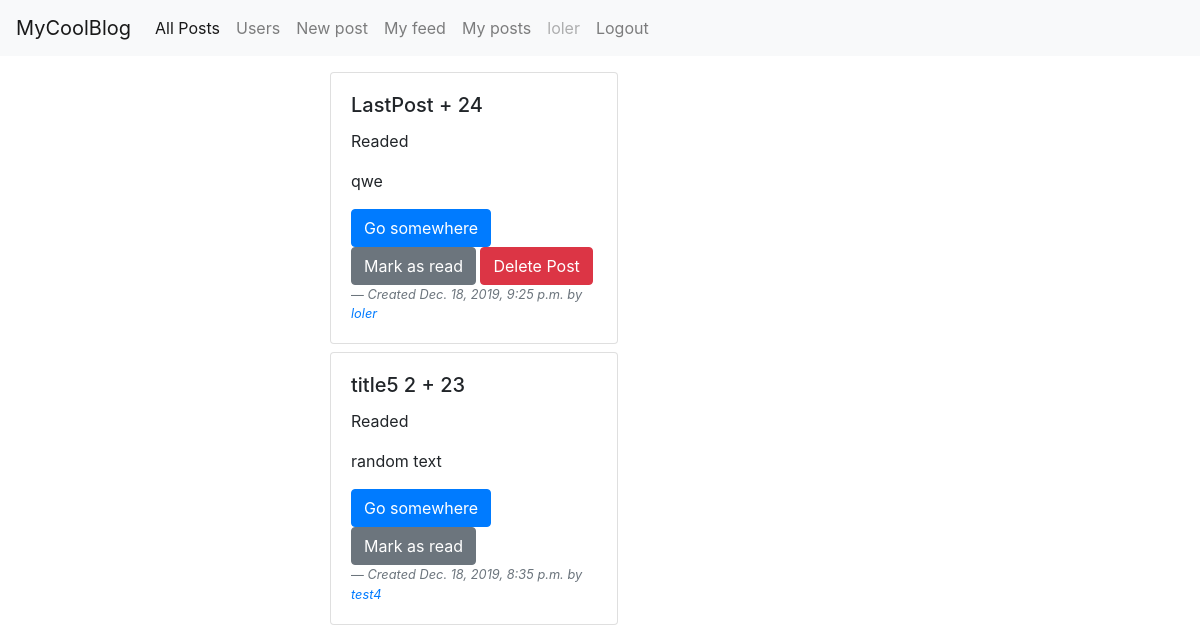
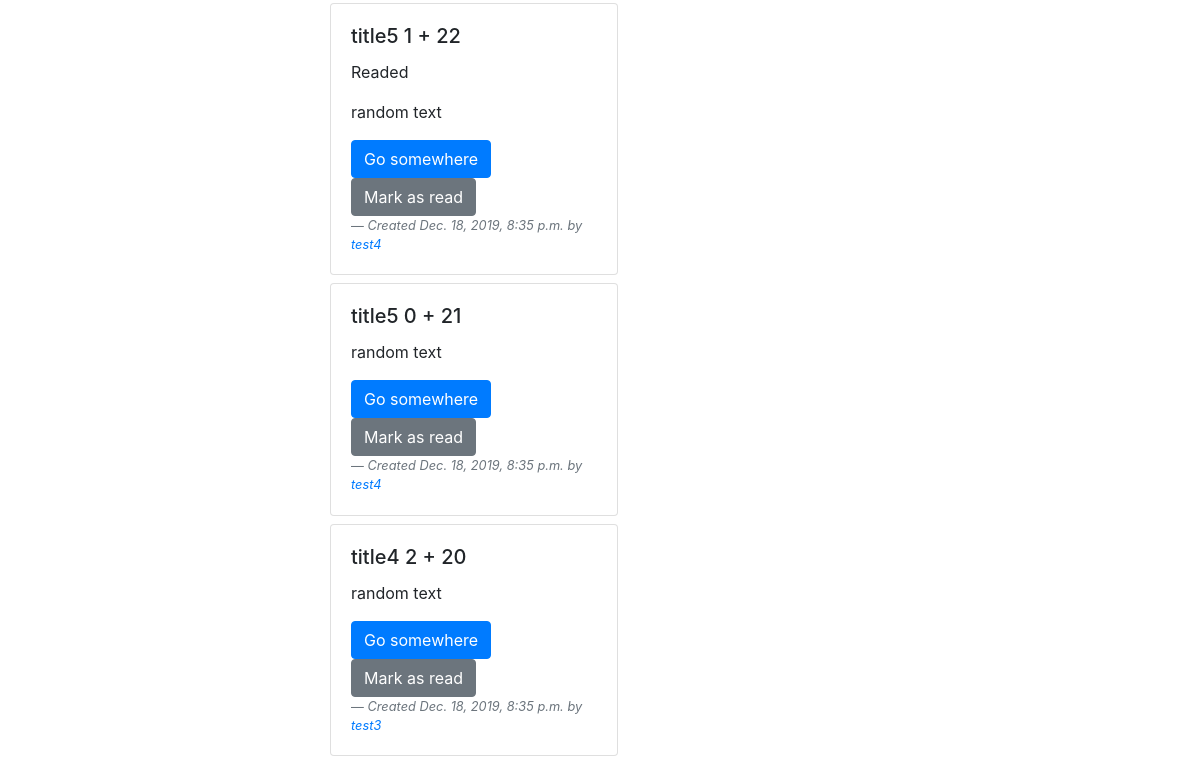
Before: / (signed in, upper part) with the older database file (2 pictures, top to bottom).
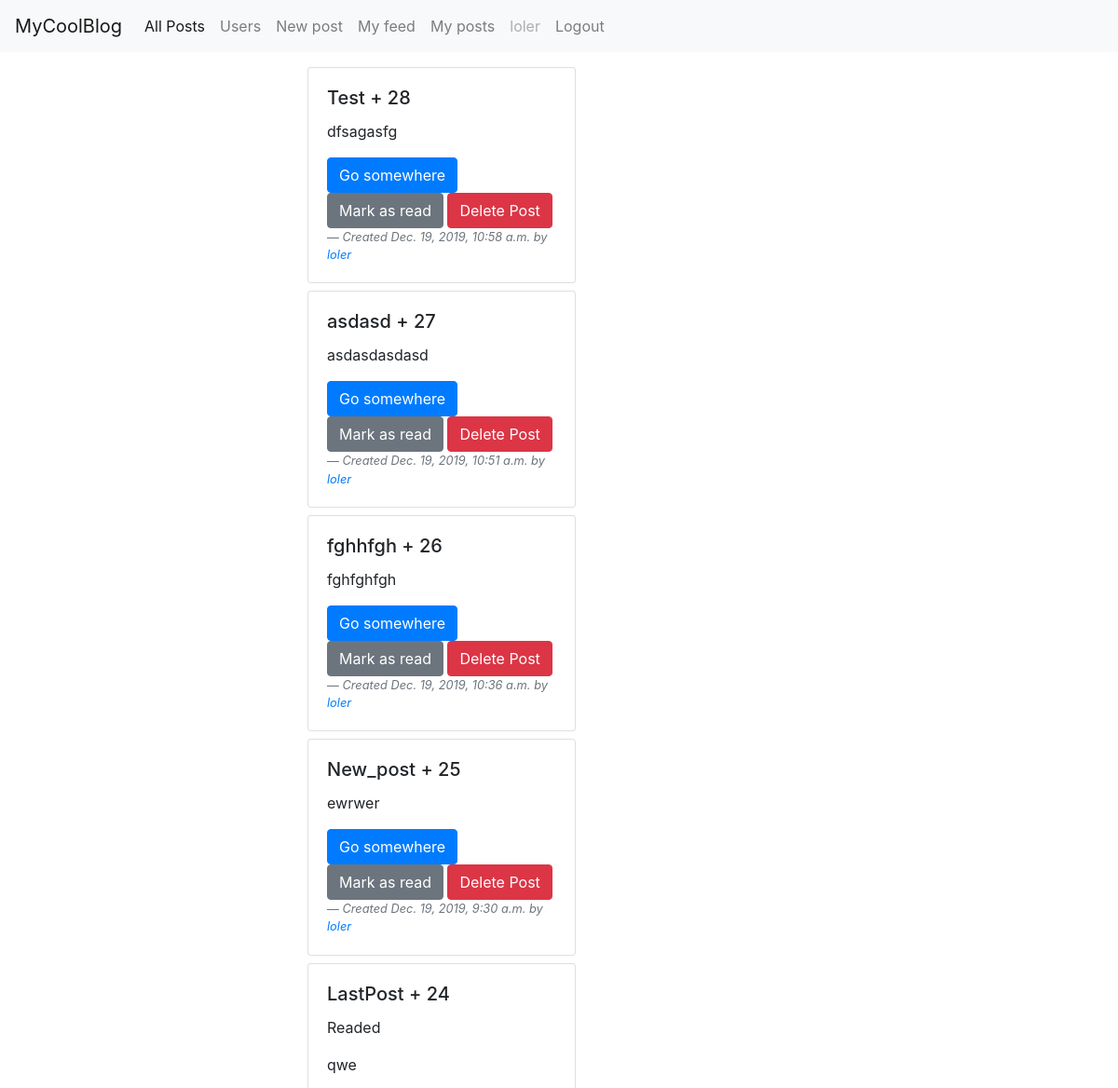
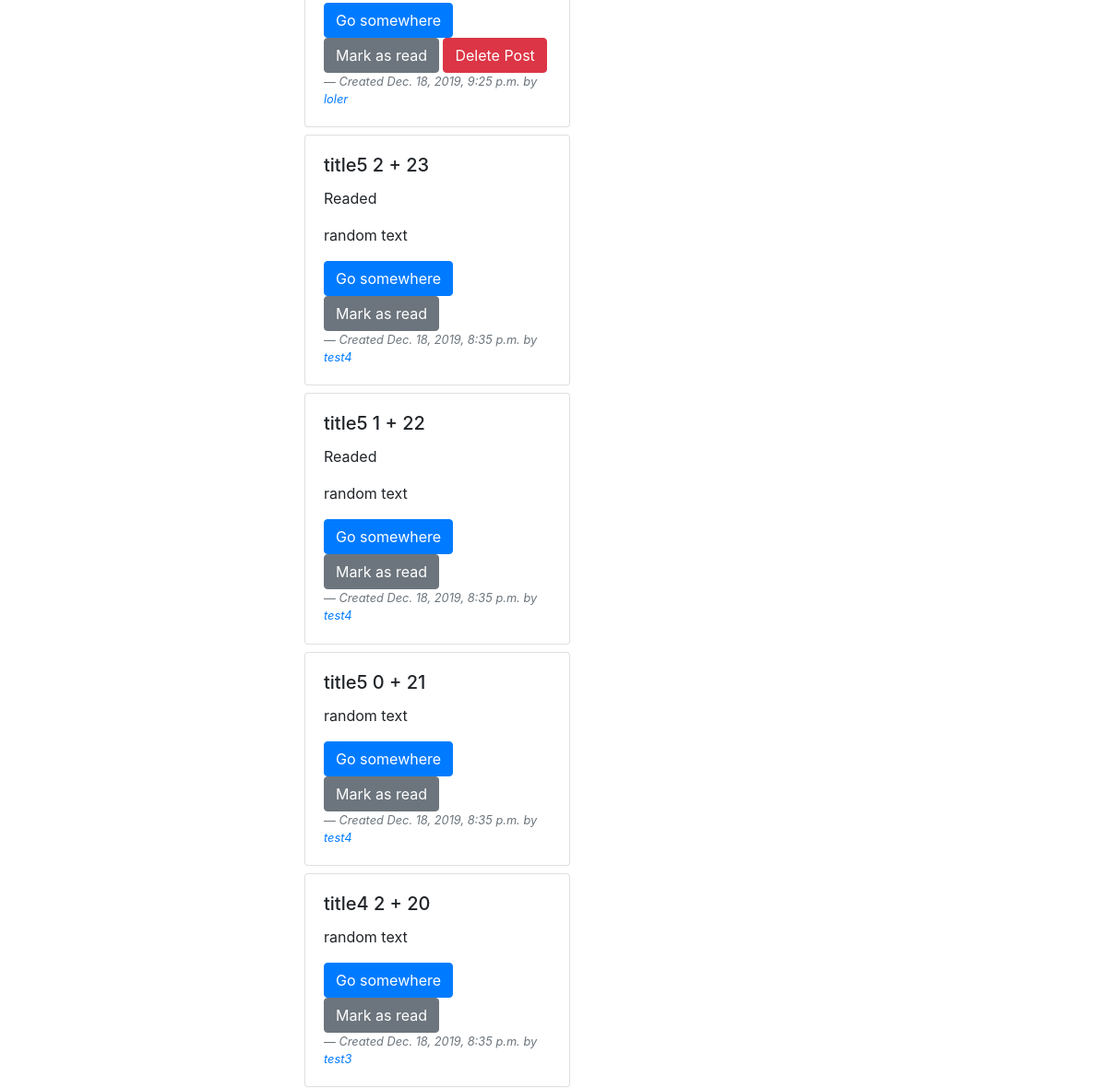
After: the same page with the newer database file (2 pictures, top to bottom).
### posts/models.py (models this page shows, shortened)
class Post(models.Model):
    title = models.CharField(max_length=50)
    text = models.CharField(max_length=255)
    created = models.DateTimeField(auto_now_add=True)
    author = models.ForeignKey(Account,
                                on_delete=models.CASCADE)
    readed_by = models.ManyToManyField(Account,
                                related_name='readed_posts',
                                blank = True)

### accounts/models.py (models this page shows)
class Account(models.Model):
    user = models.OneToOneField(User,
                             on_delete=models.CASCADE,
                             related_name = 'account')
    folowers = models.ManyToManyField("self",
                                      related_name='readers',
                                      symmetrical=False,
                                      blank=True)
    def __str__(self):
        return self.user.username

### posts/views.py (the view)
# urls.py: path('', PostsListView.as_view(), name='posts'),
class PostsListView(LoginRequiredMixin, ListView):
    queryset = Post.objects.all()
    context_object_name = 'posts'
    template_name = 'posts/posts.html'
    ordering = ['-created']

### templates/posts/posts.html
{% extends "../main.html" %}
{% block content %}
{% for post in posts%}
    <div class="card mb-2" style="width: 18rem;">
        <div class="card-body">
            <h5 class="card-title">{{post.title}} + {{post.pk}}</h5>
            {% if user.account in post.readed_by.all  %}
            <p class="card-text">Readed</p>
            {% endif %}
            <p class="card-text">{{post.text}}</p>
        <a href="{% url 'post_detail' post.id %}" class="btn btn-primary">Go somewhere</a>
        <a href="{% url 'post_readed' post.id %}" class="btn btn-secondary">Mark as read</a>
        {% if user.account == post.author %}
            <a href="{% url 'post_delete' post.id %}" class="btn btn-danger">Delete Post</a>
            {% endif %}
        <footer class="blockquote-footer"><cite title="Source Title">Created {{post.created}} by <a href="{% url 'profile' post.author.pk%}"> {{post.author}}</a></cite></footer>
  </div>
</div>
{% endfor %}
{% endblock content %}

Changed rows visible on the page:
added Post: title "Test", pk "28", text "dfsagasfg", shows "Delete Post", created "Dec. 19, 2019, 10:58 a.m.", author "loler"
added Post: title "asdasd", pk "27", text "asdasdasdasd", shows "Delete Post", created "Dec. 19, 2019, 10:51 a.m.", author "loler"
added Post: title "fghhfgh", pk "26", text "fghfghfgh", shows "Delete Post", created "Dec. 19, 2019, 10:36 a.m.", author "loler"
added Post: title "New_post", pk "25", text "ewrwer", shows "Delete Post", created "Dec. 19, 2019, 9:30 a.m.", author "loler"
